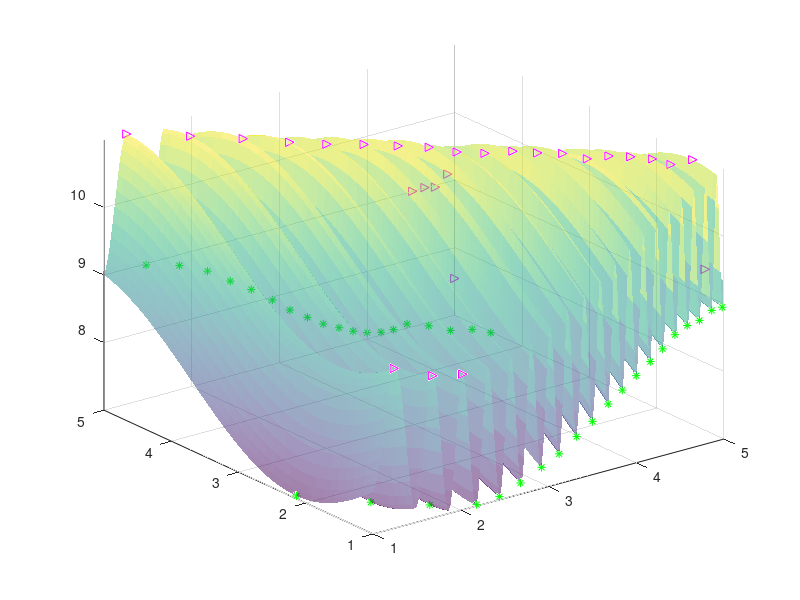

This chart was generated by the following MATLAB code: (Note: this script raises an error after producing the figure.)
%% Function and its mesh
    %f = @(x,y,n) sin(n.*x.^2) + cos(y) + 9;
    f = @(x,y,n) sin(n.*x.^2) + cos(y + x) + 9;
    %f = @(x,y,t) t.*y.^sin(t.*x.^2) + x.^cos(y.^2 + x) + 9;
    x = 1 : 4/200 : 5;
    y = 1 : 4/200 : 5;
    [X, Y] = meshgrid(x, y);
    tbounds = 1 : 0.5 : 5;
%% Evalution
    zmax = -inf;
    zmin =  inf;
    figure;
    F(1 : size(tbounds,2)) = struct('cdata',[],'colormap',[]);
% Двигаем оси
    for i = 1:size(tbounds,2)
        Z = f(X, Y, tbounds(i)); 
        zmax = max([Z(:);zmax]);
        zmin = min([Z(:);zmin]);
    end
    fig = surf(X,Y,Z); % Без этого никак не работают оси, что делать и зачем -- не ясно!
    axis([x(1), x(end), y(1), y(end), zmin, zmax]);
    axis manual;
    hold on;
    delete(fig);

    for i = 1:size(tbounds,2)
        Z = f(X, Y, tbounds(i));
   
        ZMin = imregionalmin(Z).*Z;
        ZMax = imregionalmax(Z).*Z;
        fig1 = surf(X,Y,Z, 'EdgeColor', 'none', 'FaceAlpha', 0.5);
        fig2 = plot3(X, Y, ZMin, ' *g', X, Y, ZMax, ' >m');
        drawnow;
        F(i) = getframe;
        pause(0.05);
        delete(fig1);
        delete(fig2);
    end

    plot3(X,Y,ZMin,' *g',X,Y,ZMax,' >m');
    surf(X,Y,Z, 'EdgeColor', 'none','FaceAlpha',0.5);
    hold off;
    %% Animation
    figure;
    movie(F, 3, ceil(size(tbounds,2)/5));

%% Saving
    save evolution.mat F
    vidObj = VideoWriter('evolution.avi');
    vidObj.Quality = 100;
    vidObj.FrameRate = ceil(size(tbounds,2)/5);
    open(vidObj);
    writeVideo(vidObj,F);
    close(vidObj);